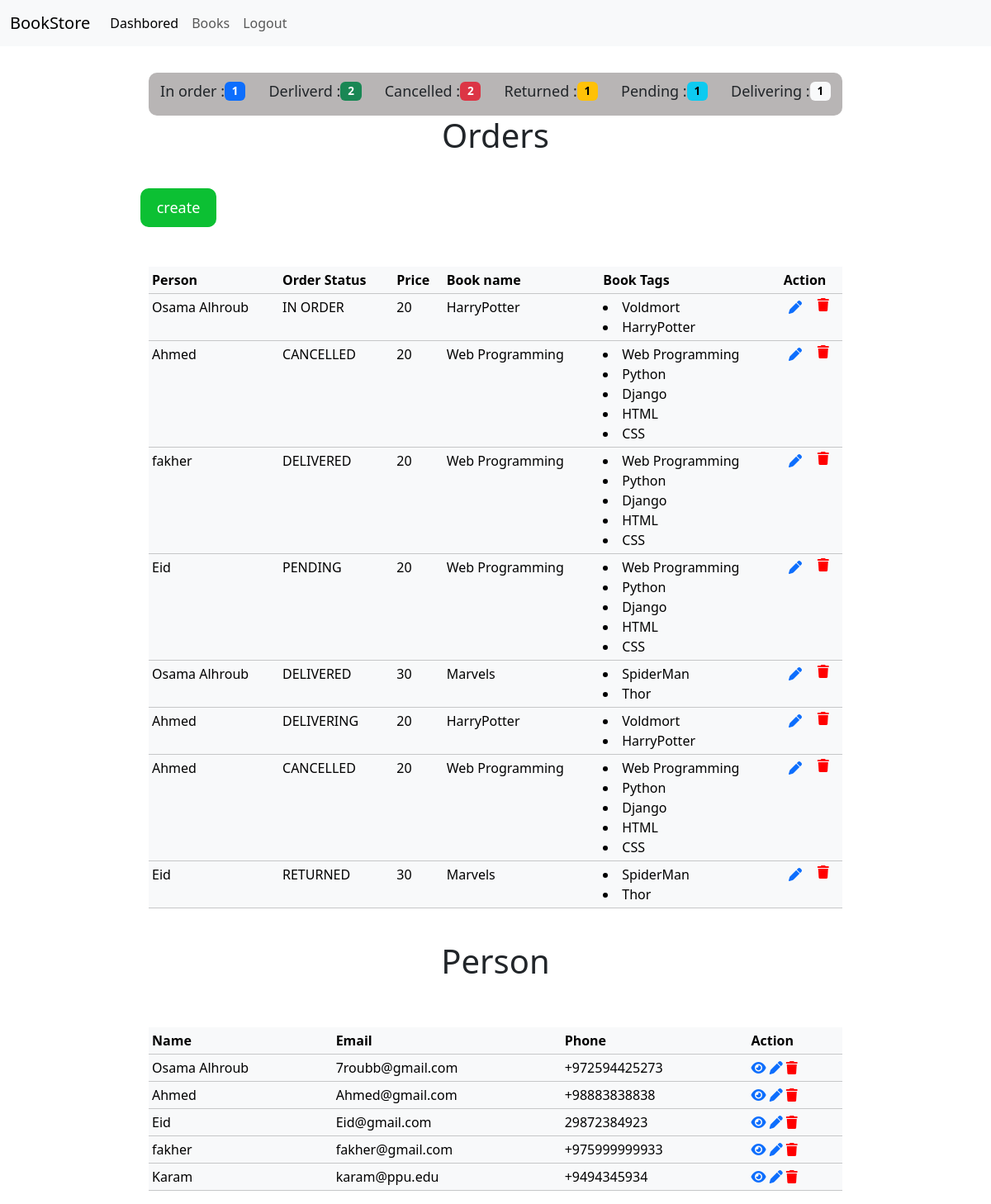
Before: / with the older database file.
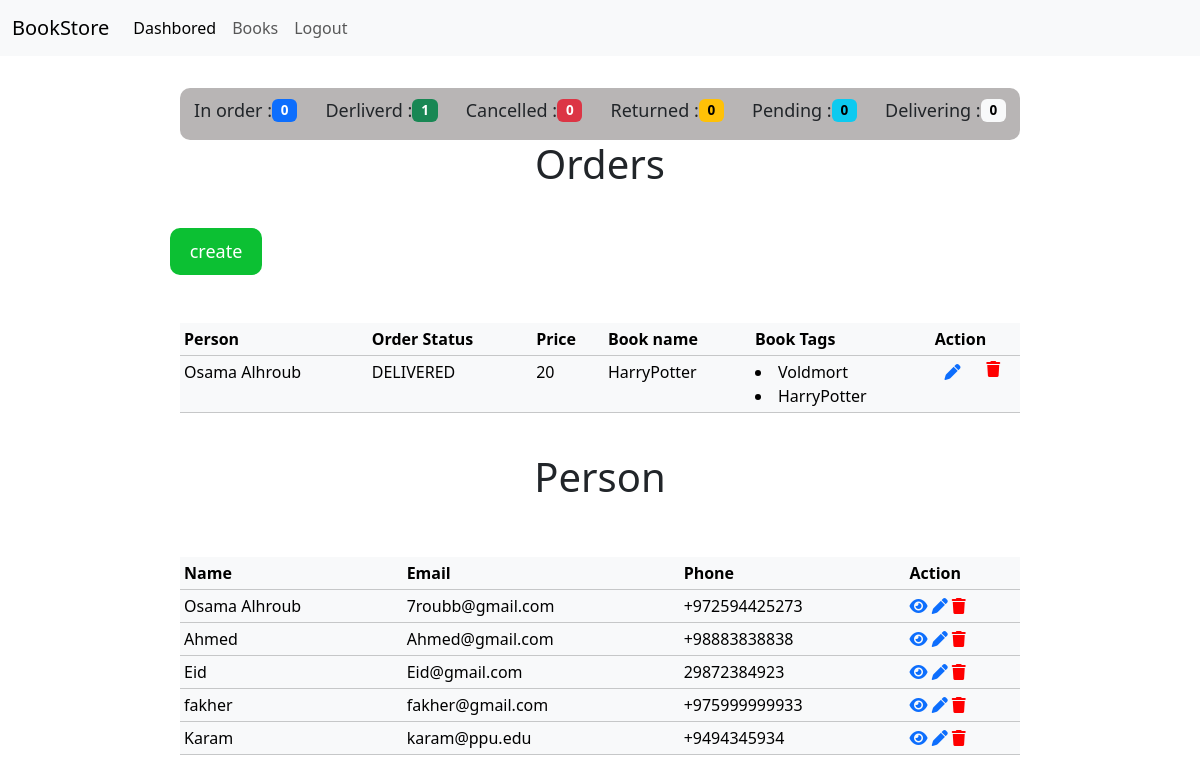
After: the same page with the newer database file.
### Store/models.py (models this page shows, shortened)
class Order(models.Model):
    customer = models.ForeignKey(Customer, on_delete=models.CASCADE)
    book = models.ForeignKey(Book, on_delete=models.CASCADE)
    quantity = models.IntegerField(default=1)
    STATUS = [
       ('IN ORDER','IN ORDER'),
        ('DELIVERED','DELIVERED'),
        ('CANCELLED','CANCELLED'),
        ('RETURNED','RETURNED'),
        ('PENDING','PENDING'),
        ('DELIVERING','DELIVERING'),
    ]
    status = models.CharField(max_length=100, choices=STATUS)

class Customer(models.Model):
    name = models.CharField(max_length=100)
    email = models.EmailField(max_length=100)
    address = models.CharField(max_length=100)
    phone = models.CharField(max_length=100)

class Book(models.Model):
    name = models.CharField(max_length=100,null=True, blank=True)
    author = models.CharField(max_length=100 ,null=True, blank=True)
    price = models.CharField(max_length=100 ,null=True)
    issuDate = models.DateField(null=True, blank=True)
    CATOGRTY = [
        ('Fiction', 'Fiction'),
        ('Non-Fiction', 'Non-Fiction'),
        ('Biography', 'Biography'),
        ('Thriller', 'Thriller'),
        ('Romance', 'Romance'),
        ('Horror', 'Horror'),
        ('Mystery', 'Mystery'),
        ('Sci-Fi', 'Sci-Fi'),
        ('Self-Help', 'Self-Help'),
        ('Health', 'Health'),
        ('Cooking', 'Cooking'),
        ('History', 'History'),
        ('Travel', 'Travel'),
        ('Education', 'Education'),
        ('Business', 'Business'),
        ('Politics', 'Politics'),
        ('Religion', 'Religion'),
        ('Spirituality', 'Spirituality'),
        ('Science', 'Science'),
        ('Technology', 'Technology'),
    ]
    category = models.CharField(max_length=100, choices=CATOGRTY)
    tag = models.ManyToManyField(Tag, blank=True, null= True)

class Tag (models.Model):
    name = models.CharField(max_length=100)

### Store/views.py (the view)
# urls.py: 2. Add a URL to urlpatterns:  path('', views.home, name='home')
def home(request):
    person = Customer.objects.all()
    order = Order.objects.all()
    book = Book.objects.all()
    in_order = Order.objects.filter(status='IN ORDER').count()
    delivered = Order.objects.filter(status='DELIVERED').count()
    cancelled = Order.objects.filter(status='CANCELLED').count()
    returned = Order.objects.filter(status='RETURNED').count()
    pending = Order.objects.filter(status='PENDING').count()
    delivering = Order.objects.filter(status='DELIVERING').count()
    context = {'persons':person
               , 'book':book ,
                'order':order,
                'in_order':in_order,
                'delivered':delivered,
                'cancelled':cancelled,
                'returned':returned,
                'pending':pending,
                'delivering':delivering}
    return render(request,'dashbored.html',context)

### Store/templates/dashbored.html (shortened to what this page needs)
{% extends "main.html" %}
{% block content %}
<div class='content'>
<div class="header">
    <p> In order :   <span class="badge text-bg-primary">{{in_order}}</span></p>
    <p> Derliverd :   <span class="badge text-bg-success">{{delivered}}</span></p>
    <p> Cancelled :   <span class="badge text-bg-danger"> {{cancelled}}</span> </p>
    <p> Returned :   <span class="badge text-bg-warning">{{returned}}</span> </p>
    <p> Pending :   <span class="badge text-bg-info">{{pending}}</span></p>
    <p> Delivering :   <span class="badge text-bg-light">{{delivering}}</span></p>
</div>
<h1>Orders</h1>
<table class="table table-sm table-light">
    <thead>
        <a  class='create' href='{% url "create" %}'>create</a>
      <tr>
        <th scope="col">Person</th>
        <th scope="col">Order Status</th>
        <th scope="col"> Price </th>
        <th scope="col">Book name</th>
        <th scope="col">Book Tags</th>
        <th scope = "col">
            Action
        </th>
      </tr>
    </thead>
    <tbody>
{% for  oe in order %} <tr>
        <td>{{oe.customer.name}}</td>
        <td>{{oe.status}}</td>
        <td>{{oe.book.price}}</td>
        <td>{{oe.book.name}}</td>
        <td>
        {% for t in oe.book.tag.all %}
        <li>{{t.name}}</li>
        {% endfor %}
        </td>
        <td >
          <div class = 'Action'>
          <a href = '{% url "update" oe.id %}'><i class="fa-solid fa-pen"></i></a>
          <form class='dlt-form' action="{% url "delete" oe.id %}" method="post">
            <button type="submit" class="delete" onclick="return confirm('Are you sure you want to delete this course?');">
        <i class="fa-solid fa-trash"></i>
              </button>
        </form>
      </div>
        </td>
      </tr>
    {% endfor %}
    </tbody>
  </table>
  <br>
  <h1>Person</h1>
  <table class="table table-sm table-light">
    <thead>
      <tr>
        <th scope="col"> Name </th>
        <th scope="col">Email</th>
        <th scope="col"> Phone </th>
        <th scope = "col">
            Action
        </th>
      </tr>
    </thead>
    <tbody>
{% for  person in persons %} <tr>
        <td>{{person.name}}</td>
        <td>{{person.email}}</td>
        <td>{{person.phone}}</td>
        <td>
            <a href = "{% url "customer" person.id %}"><i class="fa-solid fa-eye"></i></a>
            <a href = '#'><i class="fa-solid fa-pen"></i></a>
            <a href='#'><i class="fa-solid fa-trash"></i></a>
        </td>
      </tr>
    {% endfor %}
    </tbody>
  </table>
</div>
{% endblock  %}

Changed rows visible on the page:
removed Order: customer.name "Osama Alhroub", status "IN ORDER", book.price "20", book.name "HarryPotter", Tag (name "Voldmort"), Tag (name "HarryPotter")
removed Order: customer.name "Ahmed", status "CANCELLED", book.price "20", book.name "Web Programming"
no longer on this page (row unchanged): Tag: name "Web Programming"
no longer on this page (row unchanged): Tag: name "Python"
no longer on this page (row unchanged): Tag: name "Django"
no longer on this page (row unchanged): Tag: name "HTML"
no longer on this page (row unchanged): Tag: name "CSS"
removed Order: customer.name "fakher", status "DELIVERED", book.price "20", book.name "Web Programming"
removed Order: customer.name "Eid", status "PENDING", book.price "20", book.name "Web Programming"
removed Order: customer.name "Osama Alhroub", status "DELIVERED", book.price "30", book.name "Marvels"
no longer on this page (row unchanged): Tag: name "SpiderMan"
no longer on this page (row unchanged): Tag: name "Thor"
removed Order: customer.name "Ahmed", status "DELIVERING", book.price "20", book.name "HarryPotter", Tag (name "Voldmort"), Tag (name "HarryPotter")
removed Order: customer.name "Ahmed", status "CANCELLED", book.price "20", book.name "Web Programming"
removed Order: customer.name "Eid", status "RETURNED", book.price "30", book.name "Marvels"
added Order: customer.name "Osama Alhroub", status "DELIVERED", book.price "20", book.name "HarryPotter", Tag (name "Voldmort"), Tag (name "HarryPotter")
Other visible differences:
{{ in_order }}: "1" → "0"
{{ delivered }}: "2" → "1"
{{ cancelled }}: "2" → "0"
{{ returned }}: "1" → "0"
{{ pending }}: "1" → "0"
{{ delivering }}: "1" → "0"
